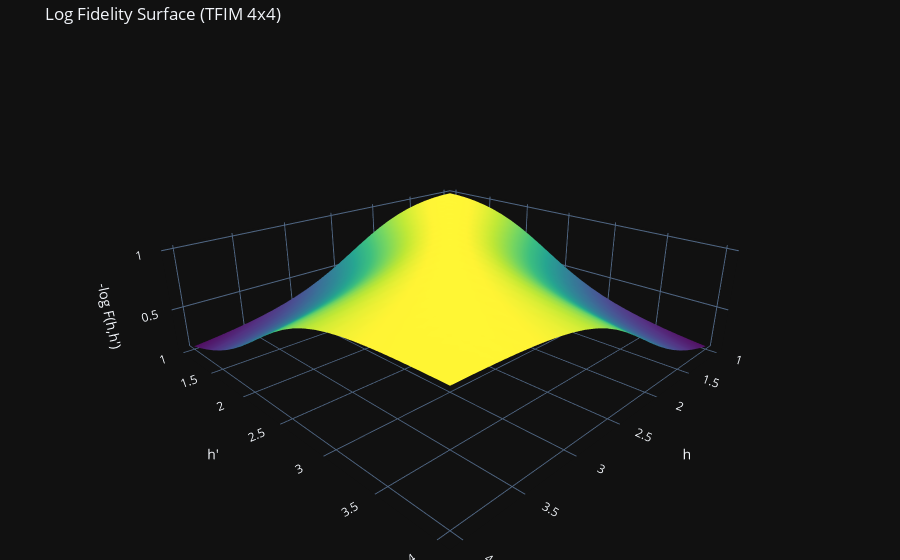

Notebook source saved alongside this figure:
### Code cell
import numpy as np
import plotly.graph_objects as go

H1, H2 = np.meshgrid(h_values, h_values)

z_min = float(np.min(logF))

fig = go.Figure()

# surface
fig.add_trace(
    go.Surface(
        x=H1, y=H2, z=logF,
        colorscale="Viridis",
        showscale=False,   # remove the “temperature legend”
        name="surface"
    )
)

fig.update_layout(
    title="Log Fidelity Surface (TFIM 4x4)",
    template="plotly_dark",
    margin=dict(l=0, r=0, b=0, t=40),
    scene=dict(
        xaxis_title="h",
        yaxis_title="h'",
        zaxis_title="-log F(h,h')",
        camera=dict(eye=dict(x=1.6, y=1.6, z=0.9))  # similar vibe to your elev/azim
    )
)

fig.show()

### Figure 1 — Plotly figure (JSON) as saved in the notebook; plotly's stock layout.template omitted (floating-point values rounded to 4 significant figures; data arrays with more than 128 entries replaced by an {"elided": "..."} marker saying what was removed)
{"data": [{"colorscale": [[0.0, "#440154"], [0.1111, "#482878"], [0.2222, "#3e4989"], [0.3333, "#31688e"], [0.4444, "#26828e"], [0.5556, "#1f9e89"], [0.6667, "#35b779"], [0.7778, "#6ece58"], [0.8889, "#b5de2b"], [1.0, "#fde725"]], "name": "surface", "showscale": false, "x": {"elided": "25x25 float values"}, "y": {"elided": "25x25 float values"}, "z": {"elided": "25x25 float values"}, "type": "surface"}], "layout": {"margin": {"l": 0, "r": 0, "b": 0, "t": 40}, "scene": {"camera": {"eye": {"x": 1.6, "y": 1.6, "z": 0.9}}, "xaxis": {"title": {"text": "h"}}, "yaxis": {"title": {"text": "h'"}}, "zaxis": {"title": {"text": "-log F(h,h')"}}}, "title": {"text": "Log Fidelity Surface (TFIM 4x4)"}}}
